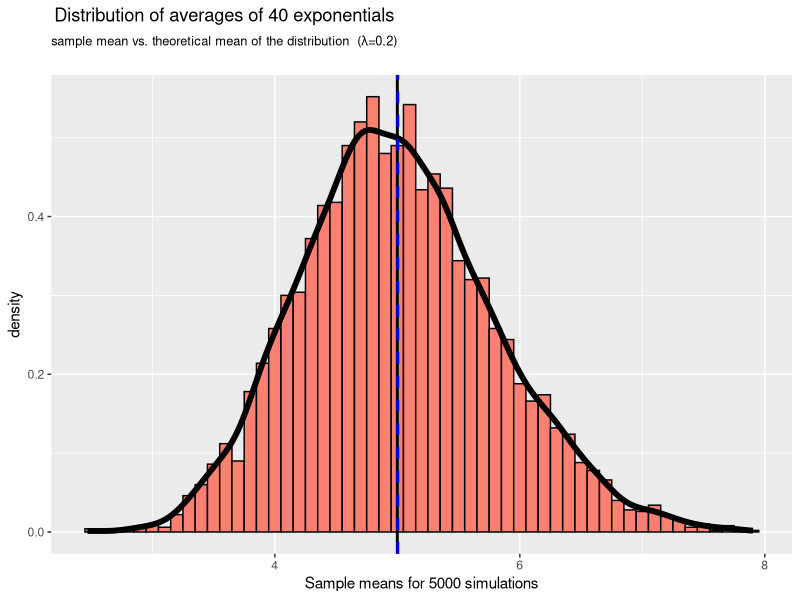
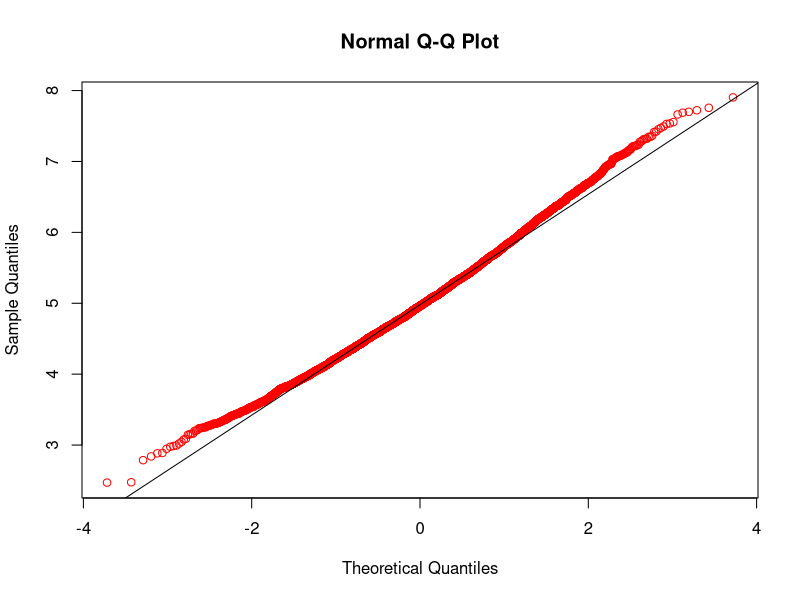
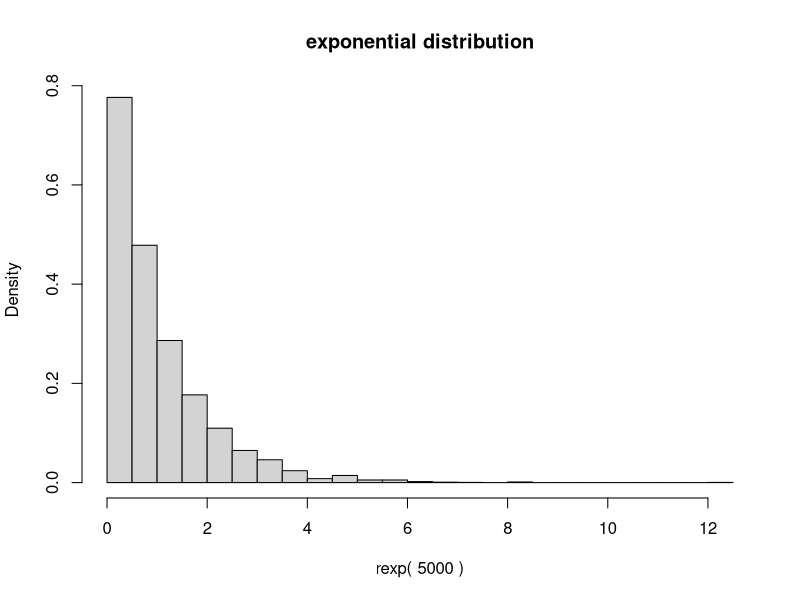

Recreate these plots in R, in order.
## ---- chunk 1

nDistributions <- 40;
nSimulations <- 5000;
lambda <- 0.2;

set.seed(1234)

simulationValues <- rexp( nSimulations * nDistributions, lambda )
simulationMatrix <- matrix(simulationValues, nSimulations, nDistributions)


## ---- chunk 2
theoreticalMean <- 1/lambda

# Simulation mean: each position is the mean of nDistribution random values 
#                  (from an exponential distribution)
#    dimensions: vector of nSimulatinons length
simulationMean <- rowMeans(simulationMatrix);  
                                               
sampleMean <- mean(simulationMean)

## ---- chunk 3

sprintf("Theoretical mean: %f", theoreticalMean)
sprintf("Sample mean: %f", sampleMean)

## ---- chunk 4

library(ggplot2)

g <- ggplot(data = data.frame(simulationMean), aes(x=simulationMean))

g <- g + geom_histogram(fill = "salmon", binwidth=0.1, 
                        aes(y=..density..), color="black")
g <- g + geom_density(size = 2)

g <- g + geom_vline(xintercept = theoreticalMean, size = 1, color = "black", linetype=1, show_guide = TRUE)
g <- g + geom_vline(xintercept = sampleMean, size = 1, color = "blue", linetype=2)

g <- g + ggtitle(bquote(atop(paste("Distribution of averages of ", .(nDistributions), " exponentials"),
                                atop(paste("sample mean vs. theoretical mean of the distribution  (", lambda, "=", .(lambda), ")")))))

g <- g + xlab(paste("Sample means for", nSimulations, "simulations"))

g

## ---- chunk 5

theoreticalVariance <- ((1/lambda)^2)/nDistributions  # Theoretical Variance
sampleVariance<- var(simulationMean)

## ---- chunk 6

sprintf("Sample variance: %f", sampleVariance)
sprintf("Theoretical variance: %f", theoreticalVariance)

## ---- chunk 7

qqnorm(simulationMean, col="red")
qqline(simulationMean)

## ---- chunk 8

hist(rexp(nSimulations), 
     main = "exponential distribution",
     xlab = paste("rexp(", nSimulations, ")"), freq = FALSE, breaks=30 )


